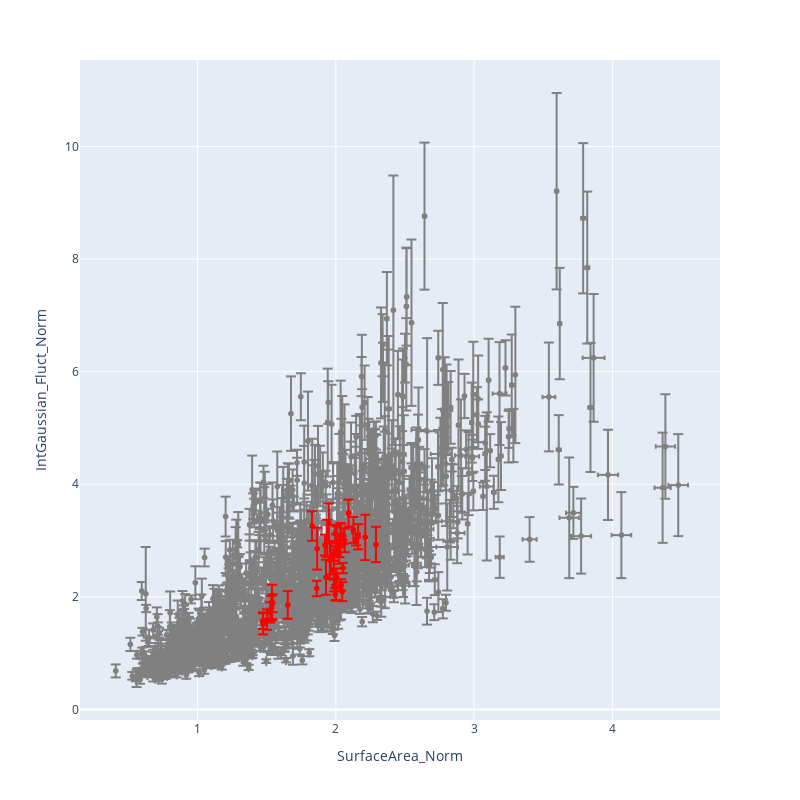

Notebook cell for this chart:
### Code cell
color_map = {'COOK': 'red'}
results_meta['color_temp'] = results_meta['Label'].apply(lambda x: 'red' if x == 'COOK' else 'grey')
fig = px.scatter(
    results_meta,
    x='SurfaceArea_Norm',
    y='IntGaussian_Fluct_Norm',
    hover_name='Scan_ID',
    error_x='SurfaceArea_Norm_std',
    error_y='IntGaussian_Fluct_Norm_std',
    color='color_temp',
    color_discrete_map={'grey': 'grey', 'red': 'red'},
    width=800, height=800
)
fig.update_layout(showlegend=False)
fig.show()

### Figure 1 — Plotly figure (JSON) as saved in the notebook; plotly's stock layout.template omitted (floating-point values rounded to 4 significant figures; data arrays with more than 128 entries replaced by an {"elided": "..."} marker saying what was removed)
{"data": [{"error_x": {"array": {"elided": "1598 float values"}}, "error_y": {"array": {"elided": "1598 float values"}}, "hovertemplate": "<b>%{hovertext}</b><br><br>color_temp=grey<br>SurfaceArea_Norm=%{x}<br>IntGaussian_Fluct_Norm=%{y}<extra></extra>", "hovertext": {"elided": "1598 str values"}, "legendgroup": "grey", "marker": {"color": "grey", "symbol": "circle"}, "mode": "markers", "name": "grey", "showlegend": true, "type": "scattergl", "x": {"elided": "1598 float values"}, "xaxis": "x", "y": {"elided": "1598 float values"}, "yaxis": "y"}, {"error_x": {"array": [0.00782, 0.007749, 0.007047, 0.006017, 0.005092, 0.006228, 0.00521, 0.006031, 0.007218, 0.006926, 0.005903, 0.00501, 0.006797, 0.006432, 0.005437, 0.005939, 0.006351, 0.00668, 0.005749, 0.005953, 0.007327, 0.007586, 0.008023, 0.008091, 0.006198, 0.004978, 0.005941, 0.006906, 0.007318, 0.00584, 0.005134, 0.007732, 0.008687, 0.005358, 0.00508, 0.003776, 0.004599, 0.004647, 0.003861, 0.004747, 0.004768]}, "error_y": {"array": [0.4032, 0.3139, 0.107, 0.3552, 0.3715, 0.2966, 0.1377, 0.1021, 0.1574, 0.3351, 0.3121, 0.1085, 0.2335, 0.169, 0.1009, 0.1853, 0.1357, 0.1293, 0.2621, 0.3319, 0.1902, 0.1384, 0.21, 0.2292, 0.1555, 0.0909, 0.2569, 0.2044, 0.151, 0.1983, 0.2176, 0.2222, 0.2411, 0.16, 0.2459, 0.3054, 0.1886, 0.1468, 0.1815, 0.1809, 0.2187]}, "hovertemplate": "<b>%{hovertext}</b><br><br>color_temp=red<br>SurfaceArea_Norm=%{x}<br>IntGaussian_Fluct_Norm=%{y}<extra></extra>", "hovertext": ["CT1_1", "CT1_2", "CT1_3", "CT1_4", "CT1_5", "CT1_6", "CT2_1", "CT2_2", "CT2_3", "CT2_4", "CT2_5", "CT2_6", "CT2_7", "CT2_8", "CT2_9", "CT4_1", "CT4_2", "CT4_3", "CT4_4", "CT4_5", "CT4_6", "CT4_7", "CT4_8", "CT4_9", "CT5_1", "CT5_2", "CT5_3", "CT5_4", "CT5_5", "CT5_6", "CT5_7", "CT5_8", "CT5_9", "CT6_1", "CT6_2", "CT6_3", "CT6_4", "CT6_5", "CT6_6", "CT6_7", "CT6_9"], "legendgroup": "red", "marker": {"color": "red", "symbol": "circle"}, "mode": "markers", "name": "red", "showlegend": true, "type": "scattergl", "x": [2.212, 2.29, 2.146, 1.949, 1.865, 1.963, 1.862, 1.987, 2.005, 1.957, 1.929, 1.995, 2.001, 2.046, 2.038, 1.921, 2.003, 1.989, 1.828, 1.937, 2.037, 2.056, 2.063, 2.126, 1.985, 2.051, 2.007, 2.023, 1.996, 2.025, 2.034, 2.161, 2.092, 1.543, 1.652, 1.538, 1.475, 1.473, 1.503, 1.526, 1.534], "xaxis": "x", "y": [3.056, 2.931, 3.02, 3.302, 2.855, 2.695, 2.149, 2.199, 2.346, 2.65, 2.348, 2.043, 2.179, 2.093, 2.211, 2.92, 2.974, 2.773, 3.258, 3.037, 3.108, 3.078, 3.002, 3.188, 2.481, 2.513, 2.992, 2.793, 3.126, 2.902, 3.095, 3.066, 3.486, 1.886, 1.857, 1.91, 1.52, 1.577, 1.597, 1.723, 1.798], "yaxis": "y"}], "layout": {"height": 800, "legend": {"title": {"text": "color_temp"}, "tracegroupgap": 0}, "margin": {"t": 60}, "showlegend": false, "width": 800, "xaxis": {"anchor": "y", "domain": [0, 1], "title": {"text": "SurfaceArea_Norm"}}, "yaxis": {"anchor": "x", "domain": [0, 1], "title": {"text": "IntGaussian_Fluct_Norm"}}}}
